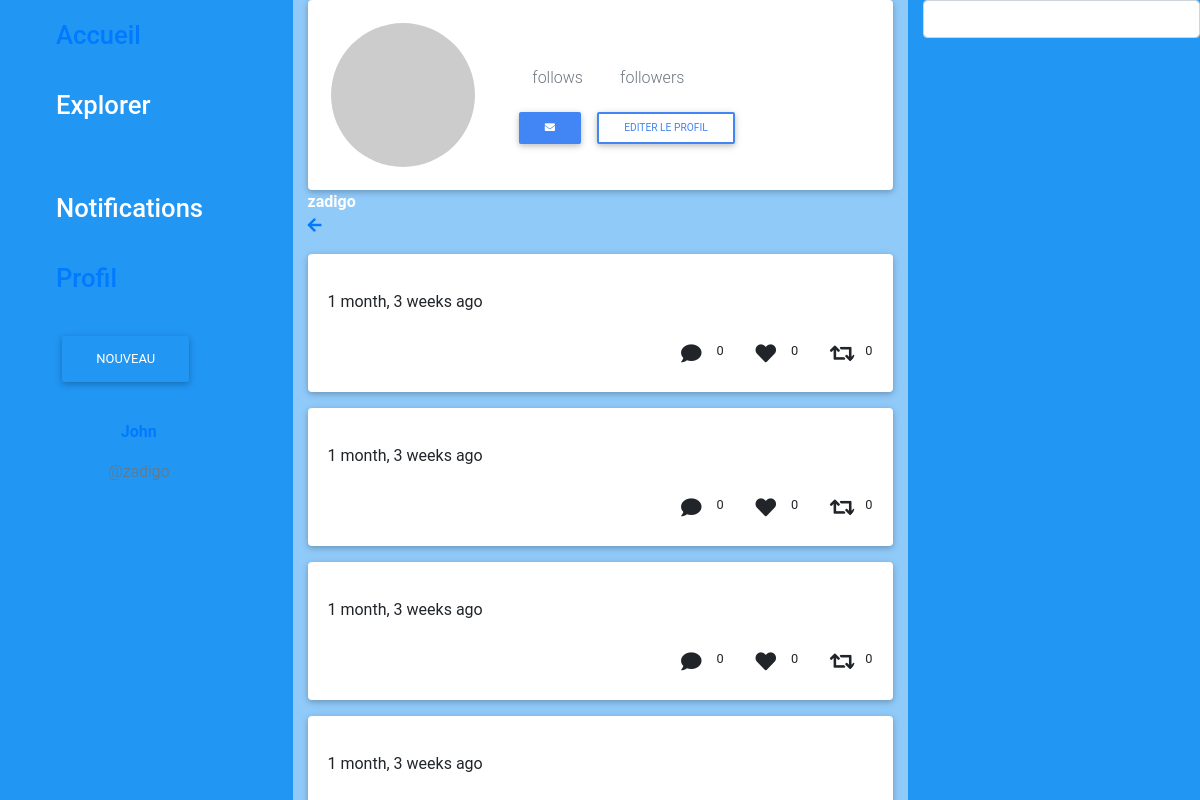
The page /feed/u/zadigo (signed in) on the database as committed earlier.
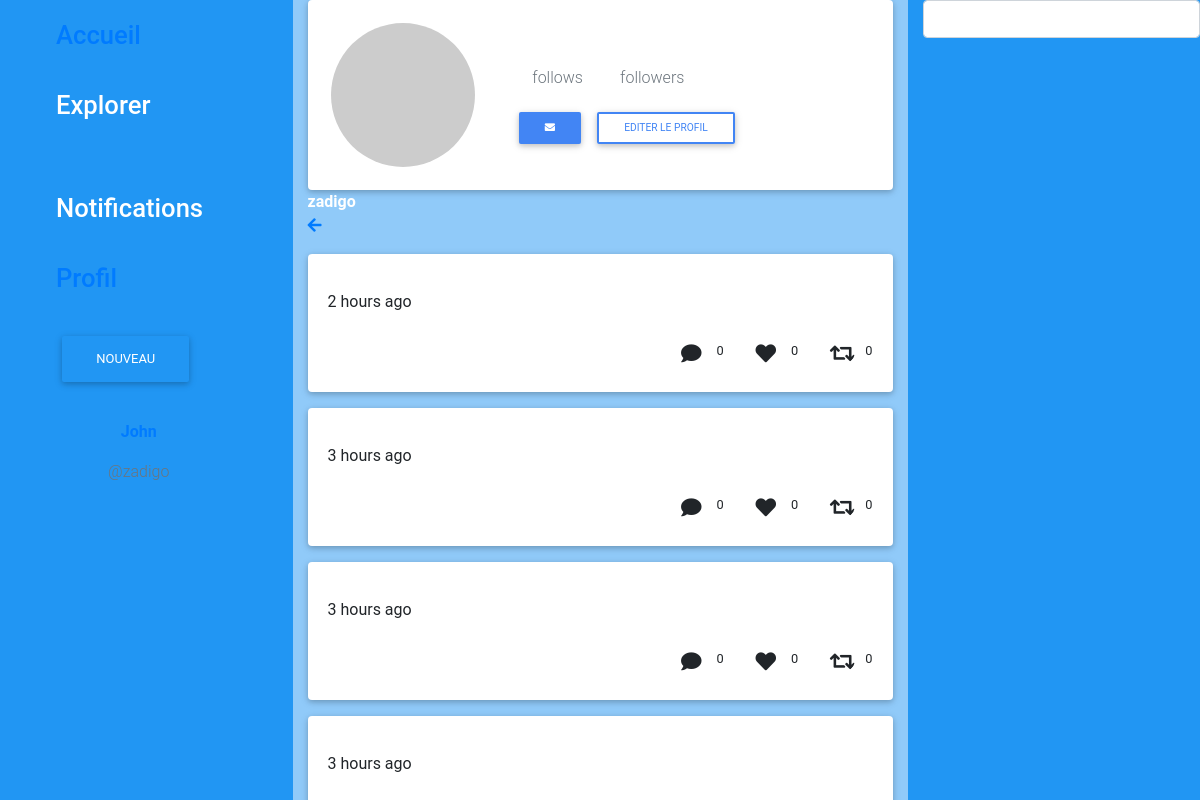
The same page on the database as committed later.
### accounts/models.py (models this page shows, shortened)
class MyUser(AbstractBaseUser):
    email       = models.EmailField(max_length=255, unique=True)
    firstname      = models.CharField(max_length=100, null=True, blank=True)
    lastname         = models.CharField(max_length=100, null=True, blank=True)
    username         = models.CharField(max_length=50, null=True, blank=True, unique=True)
    is_active        = models.BooleanField(default=True)
    is_admin            = models.BooleanField(default=False)
    is_staff            = models.BooleanField(default=False)
    objects = MyUserManager()
    USERNAME_FIELD = 'email'
    REQUIRED_FIELDS = []

class MyUserProfile(models.Model):
    myuser = models.OneToOneField(MyUser, on_delete=models.CASCADE)
    customer_id = models.CharField(max_length=100, blank=True, null=True, help_text='Stripe customer ID')
    birthdate = models.DateField(default=timezone.now, blank=True, null=True)
    telephone = models.CharField(max_length=20, blank=True, null=True)
    address = models.CharField(max_length=150, blank=True, null=True)
    city  = models.CharField(max_length=100, blank=True, null=True)
    zip_code = models.IntegerField(blank=True, null=True)
    follows   = models.ManyToManyField('self', related_name='followed_by', symmetrical=False)
    avatar   = ProcessedImageField(
        processors=[ResizeToCover(100, 100)],
        format='JPEG',
        options={'quality': 80},
        upload_to=upload_to,
        blank=True,
        null=True
    )

### feed/models.py (models this page shows, shortened)
class AbstractMessage(models.Model):
    user = models.ForeignKey(
        USER_MODEL,
        on_delete=models.CASCADE
    )
    text = models.CharField(max_length=255, blank=True, null=True)
    visibility = models.CharField(
        max_length=100,
        choices=VisibilityChoices.choices,
        default=VisibilityChoices.PUBLIC
    )
    hashtags = models.ManyToManyField(
      Hashtag,
      blank=True
    )
    schedule = models.DateTimeField(
        default=timezone.now,
        blank=True,
        null=True,
        validators=[validate_scheduling_date]
    )
    scheduled = models.BooleanField(default=False)
    created_on = models.DateTimeField(auto_now_add=True)
    class Meta:
        abstract = True
        ordering = ['-created_on', '-pk']
        indexes = [
            models.Index(fields=['user'])
        ]

class Conversation(AbstractMessage):
    objects = ConversationsManager.as_manager()

### feed/views.py (the view)
# urls.py: url(r'^u/(?P<username>\w+)$', views.UserTimeLine.as_view(), name='user_timeline'),
class UserTimeLine(LoginRequiredMixin, CustomDetailView):
    template_name = 'pages/user_feed.html'

### feed/views.py (called while the page is built)
    def get_object(self, queryset=None):
        if queryset is None:
            queryset = self.get_queryset()
        username = self.kwargs.get('username')
        if username is not None:
            queryset = queryset.filter(username__iexact=username)
            try:
                user_timeline_to_view = queryset.get()
            except:
                raise Http404(f"The following user '{username}' could not be found")
            return user_timeline_to_view
        else:
            raise AttributeError('CustomDetailView should be called with a username in the url parameters')

### feed/templates/pages/user_feed.html (shortened to what this page needs)
{% extends "pages/index.html" %}
{% load i18n humanize %}
{% block middle_header %}
    <div class="card">
        <div class="profile-banner" style="background-image: url('https://images.unsplash.com/photo-1599231666334-ca0dbd7ad2da?ixlib=rb-1.2.1&ixid=eyJhcHBfaWQiOjEyMDd9&auto=format&fit=crop&w=500&q=80');">
            <div class="card-body">
                <div class="row">
                    <div class="col-4">
                        <div class="avatar">
                            <img src="{{ user_feed.avatar|default:'https://via.placeholder.com/300' }}" class="img-fluid" alt="{{ user_feed.username }}">
                        </div>
                    </div>
                    <div class="col-8 white-text">
                        <h2>{{ user_feed.username }}</h2>
                        <div class="details d-flex flex-direction-row justify-content-left">
                            <p class="font-weight-bolder" id="follows">
                                <a href="{% url 'feed:follows' user_feed.username %}" class="white-text">
                                    {{ user_feed.myuserprofile.follows.count|default:0 }} <span class="text-muted font-weight-light">follows</span>
                                </a>
                            </p>
                            <p class="ml-4 font-weight-bolder" id="followers">
                                <a href="{% url 'feed:followers' user_feed.username %}" class="white-text">
                                    {{ user_feed.myuserprofile.followed_by.count|default:0 }} <span class="text-muted font-weight-light">followers</span>
                                </a>
                            </p>
                        </div>
                        <p>
                            <a href="{% url 'directmessages:messages' user.id user_feed.id %}" class="btn btn-sm btn-primary ml-0">
                                <i class="fa fa-envelope fa-1x"></i>
                            </a>
                            {% if user.username != user_feed.username %}
                                {% if user.myuserprofile in user_feed.myuserprofile.followed_by.all %}
                                    <a href="{% url 'feed:unfollow' user_feed.username %}" class="btn btn-sm btn-danger">
                                        {% trans "Unfollow user" %}
                                    </a>
                                {% else %}
                                    <a href="{% url 'feed:follow' user_feed.username %}" class="btn btn-sm btn-primary">
                                        {% trans "Follow user" %}
                                    </a>
                                {% endif %}
                            {% else %}
                                <a href="{% url 'accounts:profile:home' %}" class="btn btn-sm btn-outline-primary">
                                    {% trans "Editer le profil" %}
                                </a>
                            {% endif %}
                        </p>
                    </div>
                </div>
            </div>
        </div>
    </div>
{% endblock %}
{% block middle %}
    <div class="row">
        <div class="col-12 text-white">
            <div class="username font-weight-bold">{{ user_feed.username }}</div>
            <a href="{% url 'feed:home' %}">
                <i class="fa fa-arrow-left"></i>
            </a>
        </div>
    </div>
    <div class="row">
        <div class="col-12">
            {% for conversation in user_feed.conversation_set.all %}
                {% include "components/cards/conversation.html" %}
            {% endfor %}
        </div>
    </div>
{% endblock %}
{% block right %}
    <div class="row">
        <div class="col-12">
            <form action="{% url 'feed:search' %}" method="get">
                <div class="form-group">
                    <input class="form-control" type="search" name="q" id="search">
                </div>
            </form>
        </div>
    </div>
{% endblock %}

### feed/templates/components/user_handles.html
<div class="col-12 text-center">
    <p class="font-weight-bold">
        <a href="{% url 'feed:user_timeline' user.username %}">
            {{ user.firstname }}
        </a>
    </p>
    <p class="text-muted">@{{ user.username }}</p>
</div>

### feed/templates/components/cards/conversation.html (shortened to what this page needs)
{% load i18n humanize %}
<div class="card mt-3">
    <div class="card-body">
        <p>{{ conversation.created_on|naturaltime }}</p>
        {% include "components/cards/actions.html" %}
    </div>
</div>

### feed/templates/components/cards/actions.html
<div class="actions d-flex flex-direction-row justify-content-right float-right">
    <div class="action-group">
        <div class="btn btn-sm btn-circle z-depth-0">
            <i class="fa fa-comment fa-2x"></i>
        </div>
        <small>
            {{ conversation.comments_set.count|default:0 }}
        </small>
    </div>
    <div class="action-group">
        <div class="btn btn-sm btn-circle z-depth-0" @click="addlike('{{ conversation.id }}')">
            {% if conversation.has_liked %}
                <i id="like-{{ conversation.id }}" class="fas fa-heart red-text fa-2x"></i>
            {% else %}
                <i id="like-{{ conversation.id }}" class="fas fa-heart fa-2x"></i>
            {% endif %}
        </div>
        <small id="likes-count-{{ conversation.id }}">
            {{ conversation.like_set.count|default:0 }}
        </small>
    </div>
    <div class="action-group">
        <div class="btn btn-sm btn-circle z-depth-0" @click="share($el, {{ conversation.id }})">
            <i class="fa fa-retweet fa-2x" @click="share({{ conversation.id }})"></i>
        </div>
        <small>
            {{ conversation.shares_set.count|default:0 }}
        </small>
    </div>
</div>

Rows that differ between the two databases and show on the page:
no longer on this page (row edited): Conversation: created_on "1 month, 3 weeks ago", comments_set.count "0", like_set.count "0", shares_set.count "0"
no longer on this page (row edited): Conversation: created_on "1 month, 3 weeks ago", comments_set.count "0", like_set.count "0", shares_set.count "0"
no longer on this page (row edited): Conversation: created_on "1 month, 3 weeks ago", comments_set.count "0", like_set.count "0", shares_set.count "0"
no longer on this page (row edited): Conversation: created_on "1 month, 3 weeks ago"
changed MyUser "John": myuserprofile.followed_by.count "0" → "1"
added Conversation: created_on "2 hours ago", comments_set.count "0", like_set.count "0", shares_set.count "0"
added Conversation: created_on "3 hours ago", comments_set.count "0", like_set.count "0", shares_set.count "0"
added Conversation: created_on "3 hours ago", comments_set.count "0", like_set.count "0", shares_set.count "0"
added Conversation: created_on "3 hours ago"
